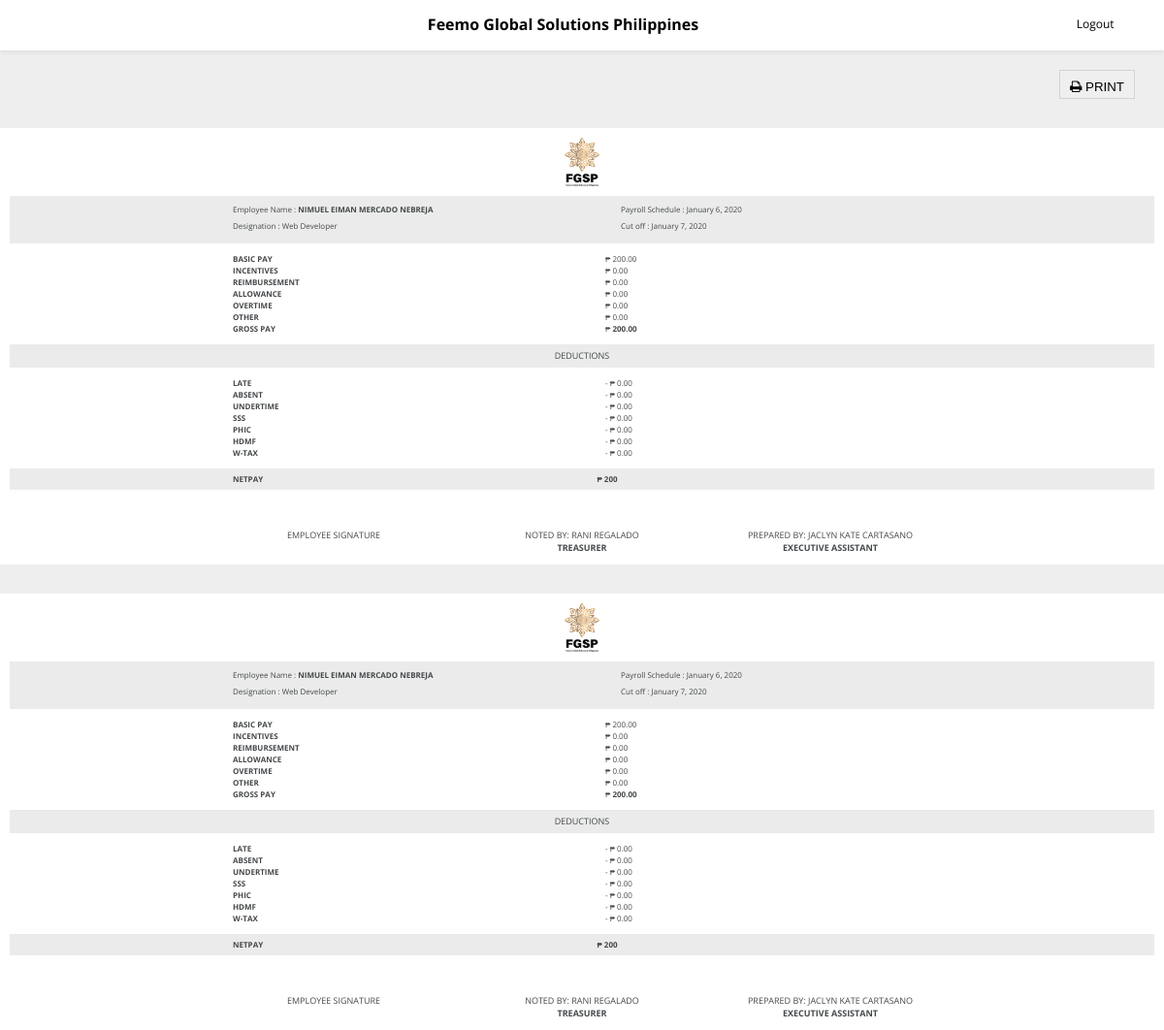
Screenshot of /payroll-view.php?id=172 (signed in) with the database file from the repository.
### tables this page shows
CREATE TABLE `tbl_salary` (
  `salary_id` int(11) NOT NULL,
  `salary_status` varchar(100) NOT NULL,
  `payroll_sched` varchar(100) NOT NULL,
  `cutoff_sched` varchar(100) NOT NULL,
  `emp_no` varchar(100) NOT NULL,
  `over_id` int(100) NOT NULL,
  `transac_status` int(100) NOT NULL
);

CREATE TABLE `tbl_employee` (
  `emp_id` int(11) NOT NULL,
  `emp_name` varchar(100) NOT NULL,
  `emp_position` varchar(100) NOT NULL,
  `emp_no` varchar(100) NOT NULL,
  `emp_dhired` varchar(100) NOT NULL,
  `emp_email` varchar(100) NOT NULL,
  `emp_contact` varchar(100) NOT NULL,
  `emp_bday` varchar(100) NOT NULL,
  `emp_philhealth` varchar(100) NOT NULL,
  `emp_sss` varchar(100) NOT NULL,
  `emp_pagibig` varchar(100) NOT NULL,
  `emp_tin` varchar(100) NOT NULL,
  `emp_ecp` varchar(100) NOT NULL,
  `emp_ecp_no` varchar(100) NOT NULL,
  `emp_bdo_account` varchar(100) NOT NULL,
  `emp_image` varchar(100) NOT NULL
);

CREATE TABLE `tbl_overview` (
  `over_id` int(11) NOT NULL,
  `earn_salary` decimal(10,2) NOT NULL,
  `earn_allowance` decimal(10,2) NOT NULL,
  `earn_overtime` decimal(10,2) NOT NULL,
  `earn_incentives` decimal(10,2) NOT NULL,
  `earn_reimburse` decimal(10,2) NOT NULL,
  `earn_other` decimal(10,2) NOT NULL,
  `earn_total` decimal(10,2) NOT NULL,
  `deduc_late` decimal(10,2) NOT NULL,
  `deduc_absent` decimal(10,2) NOT NULL,
  `deduc_pagibig` decimal(10,2) NOT NULL,
  `deduc_sss` decimal(10,2) NOT NULL,
  `deduc_philhealth` decimal(10,2) NOT NULL,
  `deduc_undertime` decimal(10,2) NOT NULL,
  `deduc_tax` decimal(10,2) NOT NULL,
  `deduc_total` decimal(10,2) NOT NULL,
  `emp_no` varchar(100) NOT NULL,
  `salary_status` varchar(100) NOT NULL
);

### payroll-view.php (the view, shortened to what this page needs)
<?php
include_once "dbcon.php";
$get_id = $_GET['id'];
$result_salary = mysqli_query($mysqli, "SELECT * FROM tbl_salary LEFT JOIN tbl_employee on tbl_salary.emp_no = tbl_employee.emp_no LEFT JOIN tbl_overview on tbl_salary.over_id = tbl_overview.over_id WHERE tbl_salary.over_id = '$get_id'");
?>
<!DOCTYPE html>
<html lang="en">
<head>
    <link rel="stylesheet" type="text/css" href="css/style.css" />
    <link href="https://stackpath.bootstrapcdn.com/font-awesome/4.7.0/css/font-awesome.min.css" type="text/css"
        rel="stylesheet" media="screen,projection" />
</head>
<body id="dashboard">
    <div class="nav-hide">
        <?php include 'nav.php'; ?>
    </div>
    <div class="button-print">
        <button onClick="window.print()"> <i class="fa fa-print" aria-hidden="true"></i> PRINT</button>
    </div>
    <section>
        <?php
            while ($payroll_row = mysqli_fetch_array($result_salary)) {$id = $payroll_row['emp_no'];
                $net_pay = $payroll_row['earn_total'] - $payroll_row['deduc_total'];  ?>
        <div class="container-area">
            <div class="payroll-view">
                <div class="logo">
                    <img src="image/fgsp_logo2.png" alt="">
                </div>
                <div class="employee-info">
                    <div class="info-area">
                        <div class="info-flex">
                            <div class="name">
                                Employee Name : <span><?php echo $payroll_row['emp_name']; ?> </span>
                            </div>
                            <div class="position">
                                Designation : <?php echo $payroll_row['emp_position']; ?>
                            </div>
                        </div>
                        <div class="info-flex">
                            <div class="name">
                                Payroll Schedule : <?php echo $payroll_row['payroll_sched']; ?>
                            </div>
                            <div class="position">
                                Cut off : <?php echo $payroll_row['cutoff_sched']; ?>
                            </div>
                        </div>
                    </div>
                </div>
                <div class="payroll-earn-cont">
                    <div class="desc">
                        BASIC PAY
                    </div>
                    <div class="desc-info">
                        &#8369; <?php echo $payroll_row['earn_salary']; ?>
                    </div>
                    <div class="desc">
                        INCENTIVES
                    </div>
                    <div class="desc-info">
                        &#8369; <?php echo $payroll_row['earn_incentives']; ?>
                    </div>
                    <div class="desc">
                        REIMBURSEMENT
                    </div>
                    <div class="desc-info">
                        &#8369; <?php echo $payroll_row['earn_reimburse']; ?>
                    </div>
                    <div class="desc">
                        ALLOWANCE
                    </div>
                    <div class="desc-info">
                        &#8369; <?php echo $payroll_row['earn_allowance']; ?>
                    </div>
                    <div class="desc">
                        OVERTIME
                    </div>
                    <div class="desc-info">
                        &#8369; <?php echo $payroll_row['earn_overtime']; ?>
                    </div>
                       <div class="desc">
                        OTHER
                    </div>
                    <div class="desc-info">
                        &#8369; <?php echo $payroll_row['earn_other']; ?>
                    </div>
                    <div class="desc">
                        GROSS PAY
                    </div>
                    <div class="desc-info">
                        &#8369; <span> <?php echo $payroll_row['earn_total']; ?> </span>
                    </div>
                </div>
                <div class="deduc-sec">
                    DEDUCTIONS
                </div>
                <div class="payroll-earn-cont">
                    <div class="desc">
                        LATE
                    </div>
                    <div class="desc-info">
                        - &#8369; <?php echo $payroll_row['deduc_late']; ?>
                    </div>
                    <div class="desc">
                        ABSENT
                    </div>
                    <div class="desc-info">
                        - &#8369; <?php echo $payroll_row['deduc_absent']; ?>
                    </div>
                    <div class="desc">
                        UNDERTIME
                    </div>
                    <div class="desc-info">
                        - &#8369; <?php echo $payroll_row['deduc_undertime']; ?>
                    </div>
                    <div class="desc">
                        SSS
                    </div>
                    <div class="desc-info">
                        - &#8369; <?php echo $payroll_row['deduc_sss']; ?>
                    </div>
                    <div class="desc">
                        PHIC
                    </div>
                    <div class="desc-info">
                        - &#8369; <?php echo $payroll_row['deduc_philhealth']; ?>
                    </div>
                    <div class="desc">
                        HDMF
                    </div>
                    <div class="desc-info">
                        - &#8369; <?php echo $payroll_row['deduc_pagibig']; ?>
                    </div>
                    <div class="desc">
                        W-TAX
                    </div>
                    <div class="desc-info">
                        - &#8369; <?php echo $payroll_row['deduc_tax']; ?>
                    </div>
                </div>
                <div class="net">
                    <div class="pay">
                        <div class="desc">
                            NETPAY
                        </div>
                        <div class="desc-info">
                            <span> &#8369; <?php echo $net_pay; ?> </span>
                        </div>
                    </div>
                </div>
                <div class="signature">
                    <div class="sig-cont">
                        <div class="official">
                            EMPLOYEE SIGNATURE
                        </div>
                        <div class="official">
                            NOTED BY: RANI REGALADO
                        </div>
                        <div class="official">
                            PREPARED BY: JACLYN KATE CARTASANO
                        </div>
                        <div class="official">
                        </div>
                        <div class="official">
                            <span> TREASURER </span>
                        </div>
                        <div class="official">
                            <span>EXECUTIVE ASSISTANT </span>
                        </div>
                    </div>
                </div>
            </div>
        </div>
        <div class="container-area">
            <div class="payroll-view">
                <div class="logo">
                    <img src="image/fgsp_logo2.png" alt="">
                </div>
                <div class="employee-info">
                    <div class="info-area">
                        <div class="info-flex">
                            <div class="name">
                                Employee Name : <span><?php echo $payroll_row['emp_name']; ?> </span>
                            </div>
                            <div class="position">
                                Designation : <?php echo $payroll_row['emp_position']; ?>
                            </div>
                        </div>
                        <div class="info-flex">
                            <div class="name">
                                Payroll Schedule : <?php echo $payroll_row['payroll_sched']; ?>
                            </div>
                            <div class="position">
                                Cut off : <?php echo $payroll_row['cutoff_sched']; ?>
                            </div>
                        </div>
                    </div>
                </div>
                <div class="payroll-earn-cont">
                    <div class="desc">
                        BASIC PAY
                    </div>
                    <div class="desc-info">
                        &#8369; <?php echo $payroll_row['earn_salary']; ?>
                    </div>
                    <div class="desc">
                        INCENTIVES
                    </div>
                    <div class="desc-info">
                        &#8369; <?php echo $payroll_row['earn_incentives']; ?>
                    </div>
                    <div class="desc">
                        REIMBURSEMENT
                    </div>
                    <div class="desc-info">
                        &#8369; <?php echo $payroll_row['earn_reimburse']; ?>
                    </div>
                    <div class="desc">
                        ALLOWANCE
                    </div>
                    <div class="desc-info">
                        &#8369; <?php echo $payroll_row['earn_allowance']; ?>
                    </div>
                    <div class="desc">
                        OVERTIME
                    </div>
                    <div class="desc-info">
                        &#8369; <?php echo $payroll_row['earn_overtime']; ?>
                    </div>
                     <div class="desc">
                        OTHER
                    </div>
                    <div class="desc-info">
                        &#8369; <?php echo $payroll_row['earn_other']; ?>
                    </div>
                    <div class="desc">
                        GROSS PAY
                    </div>
                    <div class="desc-info">
                        &#8369; <span> <?php echo $payroll_row['earn_total']; ?> </span>
                    </div>
                </div>
                <div class="deduc-sec">
                    DEDUCTIONS
                </div>
                <div class="payroll-earn-cont">
                    <div class="desc">
                        LATE
                    </div>
                    <div class="desc-info">
                        - &#8369; <?php echo $payroll_row['deduc_late']; ?>
                    </div>
                    <div class="desc">
                        ABSENT
                    </div>
                    <div class="desc-info">
                        - &#8369; <?php echo $payroll_row['deduc_absent']; ?>
                    </div>
                    <div class="desc">
                        UNDERTIME
                    </div>
                    <div class="desc-info">
                        - &#8369; <?php echo $payroll_row['deduc_undertime']; ?>
                    </div>
                    <div class="desc">
                        SSS
                    </div>
                    <div class="desc-info">
                        - &#8369; <?php echo $payroll_row['deduc_sss']; ?>
                    </div>
                    <div class="desc">
                        PHIC
                    </div>
                    <div class="desc-info">
                        - &#8369; <?php echo $payroll_row['deduc_philhealth']; ?>
                    </div>
                    <div class="desc">
                        HDMF
                    </div>
                    <div class="desc-info">
                        - &#8369; <?php echo $payroll_row['deduc_pagibig']; ?>
                    </div>
                    <div class="desc">
                        W-TAX
                    </div>
                    <div class="desc-info">
                        - &#8369; <?php echo $payroll_row['deduc_tax']; ?>
                    </div>
                </div>
                <div class="net">
                    <div class="pay">
                        <div class="desc">
                            NETPAY
                        </div>
                        <div class="desc-info">
                            <span> &#8369; <?php echo $net_pay; ?> </span>
                        </div>
                    </div>
                </div>
                <div class="signature">
                    <div class="sig-cont">
                        <div class="official">
                            EMPLOYEE SIGNATURE
                        </div>
                        <div class="official">
                            NOTED BY: RANI REGALADO
                        </div>
                        <div class="official">
                            PREPARED BY: JACLYN KATE CARTASANO
                        </div>
                        <div class="official">
                        </div>
                        <div class="official">
                            <span> TREASURER </span>
                        </div>
                        <div class="official">
                            <span>EXECUTIVE ASSISTANT </span>
                        </div>
                    </div>
                </div>
            </div>
        </div>
        <?php } ?>
    </section>
</body>
</html>

### rows the page displays
tbl_salary: tbl_employee.emp_name "NIMUEL EIMAN MERCADO NEBREJA", tbl_employee.emp_position "Web Developer", payroll_sched "January 6, 2020", cutoff_sched "January 7, 2020", over.earn_salary "200.00", over.earn_incentives "0.00", over.earn_reimburse "0.00", over.earn_allowance "0.00", over.earn_overtime "0.00", over.earn_other "0.00", over.earn_total "200.00", over.deduc_late "0.00", over.deduc_absent "0.00", over.deduc_undertime "0.00", over.deduc_sss "0.00", over.deduc_philhealth "0.00", over.deduc_pagibig "0.00", over.deduc_tax "0.00", over.deduc_total "200"
